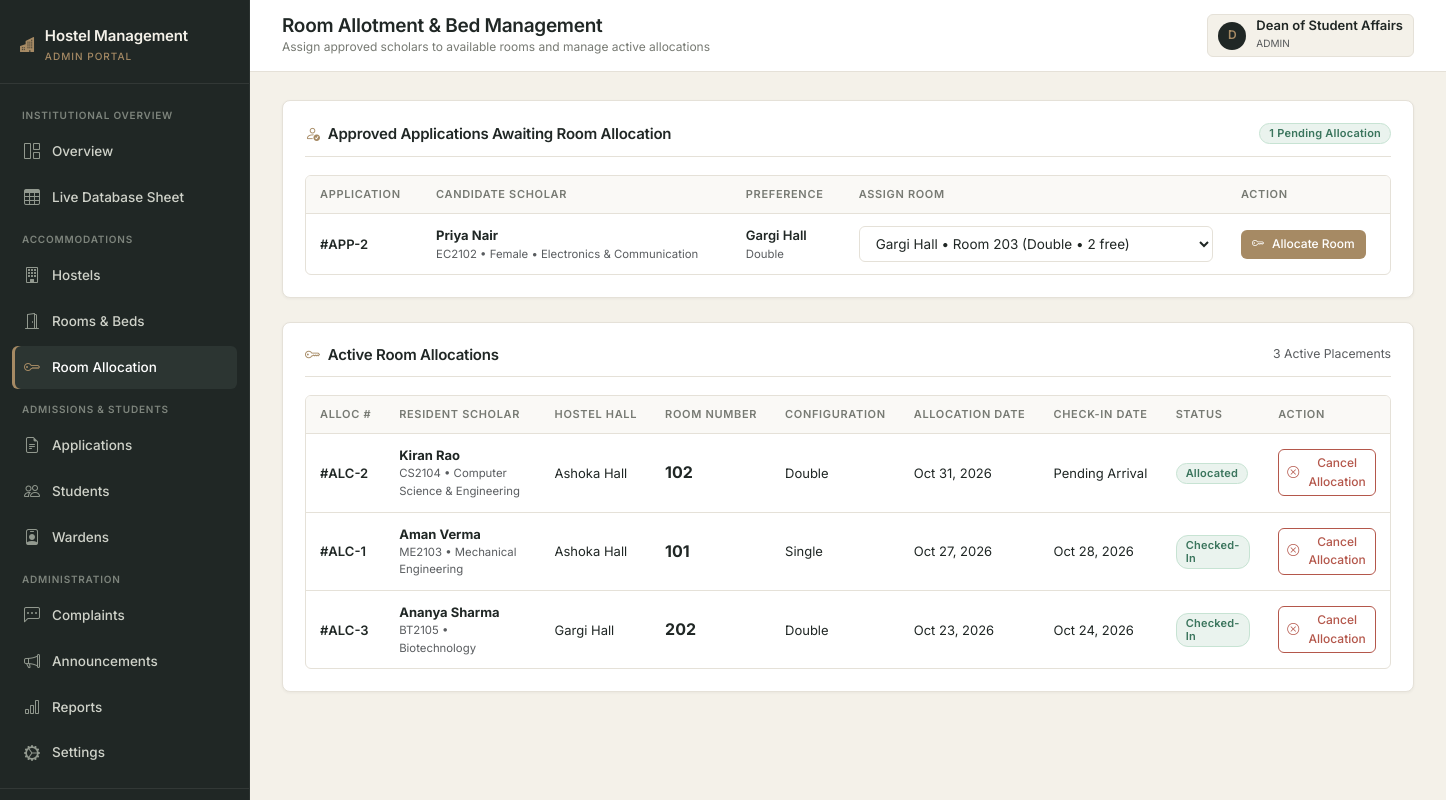
Page /admin/allocations (signed in) on the committed database.
### app/models.py (models this page shows, shortened)
class User(UserMixin, db.Model):
    __tablename__ = "users"
    id = db.Column(db.Integer, primary_key=True)
    name = db.Column(db.String(100), nullable=False)
    email = db.Column(db.String(120), unique=True, nullable=False, index=True)
    password_hash = db.Column(db.String(255), nullable=False)
    role = db.Column(db.Enum("student", "warden", "admin", name="user_roles"), nullable=False)
    created_at = db.Column(db.DateTime, default=datetime.utcnow, nullable=False)
    student = db.relationship("Student", backref="user", uselist=False, cascade="all, delete-orphan")
    warden = db.relationship("Warden", backref="user", uselist=False, cascade="all, delete-orphan")

class Application(db.Model):
    __tablename__ = "applications"
    id = db.Column(db.Integer, primary_key=True)
    student_id = db.Column(db.Integer, db.ForeignKey("students.id", ondelete="CASCADE"), nullable=False)
    preferred_hostel_id = db.Column(db.Integer, db.ForeignKey("hostels.id"), nullable=False)
    preferred_room_type = db.Column(db.Enum("Single", "Double", "Triple", "Dormitory", name="pref_room_types"), nullable=False)
    application_date = db.Column(db.DateTime, default=datetime.utcnow, nullable=False)
    status = db.Column(db.Enum("Pending", "Approved", "Rejected", "Allocated", "Cancelled", name="app_status"), default="Pending", nullable=False)
    admin_remarks = db.Column(db.String(255))
    preferred_hostel = db.relationship("Hostel")
    allocations = db.relationship("Allocation", backref="application", lazy="dynamic")

class Student(db.Model):
    __tablename__ = "students"
    id = db.Column(db.Integer, primary_key=True)
    user_id = db.Column(db.Integer, db.ForeignKey("users.id", ondelete="CASCADE"), unique=True, nullable=False)
    registration_number = db.Column(db.String(30), unique=True, nullable=False, index=True)
    phone = db.Column(db.String(15), nullable=False)
    department = db.Column(db.String(100), nullable=False)
    academic_year = db.Column(db.SmallInteger, nullable=False)
    gender = db.Column(db.Enum("Male", "Female", "Other", name="genders"), nullable=False)
    address = db.Column(db.String(255))
    applications = db.relationship("Application", backref="student", cascade="all, delete-orphan", lazy="dynamic")
    allocations = db.relationship("Allocation", backref="student", cascade="all, delete-orphan", lazy="dynamic")
    complaints = db.relationship("Complaint", backref="student", cascade="all, delete-orphan", lazy="dynamic")

class Hostel(db.Model):
    __tablename__ = "hostels"
    id = db.Column(db.Integer, primary_key=True)
    hostel_name = db.Column(db.String(100), unique=True, nullable=False)
    hostel_type = db.Column(db.Enum("Boys", "Girls", "Co-ed", name="hostel_types"), nullable=False)
    address = db.Column(db.String(255), nullable=False)
    total_rooms = db.Column(db.Integer, default=0, nullable=False)
    description = db.Column(db.Text)
    rooms = db.relationship("Room", backref="hostel", cascade="all, delete-orphan", lazy="dynamic")
    wardens = db.relationship("Warden", backref="hostel", lazy="dynamic")
    complaints = db.relationship("Complaint", backref="hostel", lazy="dynamic")
    announcements = db.relationship("Announcement", backref="hostel", lazy="dynamic")

class Allocation(db.Model):
    __tablename__ = "allocations"
    id = db.Column(db.Integer, primary_key=True)
    student_id = db.Column(db.Integer, db.ForeignKey("students.id", ondelete="CASCADE"), nullable=False)
    room_id = db.Column(db.Integer, db.ForeignKey("rooms.id"), nullable=False)
    application_id = db.Column(db.Integer, db.ForeignKey("applications.id", ondelete="SET NULL"), nullable=True)
    allocation_date = db.Column(db.DateTime, default=datetime.utcnow, nullable=False)
    check_in_date = db.Column(db.DateTime, nullable=True)
    check_out_date = db.Column(db.DateTime, nullable=True)
    status = db.Column(db.Enum("Allocated", "Checked-In", "Checked-Out", "Cancelled", name="alloc_status"), default="Allocated", nullable=False)

class Room(db.Model):
    __tablename__ = "rooms"
    id = db.Column(db.Integer, primary_key=True)
    hostel_id = db.Column(db.Integer, db.ForeignKey("hostels.id", ondelete="CASCADE"), nullable=False)
    room_number = db.Column(db.String(10), nullable=False)
    room_type = db.Column(db.Enum("Single", "Double", "Triple", "Dormitory", name="room_types"), nullable=False)
    capacity = db.Column(db.SmallInteger, nullable=False)
    occupied_count = db.Column(db.SmallInteger, default=0, nullable=False)
    status = db.Column(db.Enum("Available", "Full", "Maintenance", name="room_status"), default="Available", nullable=False)
    __table_args__ = (
        db.UniqueConstraint("hostel_id", "room_number", name="uq_hostel_room_no"),
    )
    allocations = db.relationship("Allocation", backref="room", lazy="dynamic")
    @property
    def free_beds(self):
        return max(0, self.capacity - self.occupied_count)

### app/admin/routes.py (the view)
@bp.route("/allocations", methods=["GET", "POST"])
@login_required
@role_required("admin")
def allocations():
    approved_apps = Application.query.filter_by(status="Approved").order_by(Application.application_date.asc()).all()
    active_allocations = Allocation.query.filter(Allocation.status.in_(["Allocated", "Checked-In"]))\
        .order_by(Allocation.allocation_date.desc()).all()
    available_rooms = Room.query.filter(
        Room.status != "Maintenance",
        Room.occupied_count < Room.capacity
    ).order_by(Room.hostel_id.asc(), Room.room_number.asc()).all()
    return render_template("admin/allocations.html",
                           approved_apps=approved_apps,
                           active_allocations=active_allocations,
                           available_rooms=available_rooms)

### app/__init__.py (called while the page is built)
@login_manager.user_loader
def load_user(user_id):
    from .models import User
    return db.session.get(User, int(user_id))

### app/templates/admin/allocations.html (shortened to what this page needs)
{% extends "shared/base.html" %}
{% block page_title %}Room Allotment & Bed Management{% endblock %}
{% block page_subtitle %}Assign approved scholars to available rooms and manage active allocations{% endblock %}
{% block content %}
<div class="content-panel mb-4">
  <div class="panel-header">
    <h2 class="panel-title"><i class="bi bi-person-check text-warning" style="color: var(--accent-bronze) !important;"></i> Approved Applications Awaiting Room Allocation</h2>
    <span class="custom-badge badge-approved">{{ approved_apps|length }} Pending Allocation</span>
  </div>
  {% if approved_apps %}
    <div class="table-responsive-wrapper">
      <table class="custom-table">
        <thead>
          <tr>
            <th>Application</th>
            <th>Candidate Scholar</th>
            <th>Preference</th>
            <th>Assign Room</th>
            <th>Action</th>
          </tr>
        </thead>
        <tbody>
          {% for a in approved_apps %}
            <tr>
              <td class="fw-semibold">#APP-{{ a.id }}</td>
              <td>
                <span class="fw-bold">{{ a.student.user.name }}</span>
                <small class="text-muted d-block">{{ a.student.registration_number }} &bull; {{ a.student.gender }} &bull; {{ a.student.department }}</small>
              </td>
              <td>
                <span class="fw-semibold">{{ a.preferred_hostel.hostel_name }}</span>
                <small class="text-muted d-block">{{ a.preferred_room_type }}</small>
              </td>
              <td>
                <form method="POST" action="{{ url_for('admin.allocate_room') }}" id="allocForm{{ a.id }}" class="d-flex align-items-center gap-2">
                  <select name="room_id" class="form-select-custom form-select-sm" style="min-width: 240px;" required>
                    {% for r in available_rooms %}
                      <option value="{{ r.id }}" {{ 'selected' if r.hostel_id == a.preferred_hostel_id and r.room_type == a.preferred_room_type else '' }}>
                        {{ r.hostel.hostel_name }} &bull; Room {{ r.room_number }} ({{ r.room_type }} &bull; {{ r.free_beds }} free)
                      </option>
                    {% endfor %}
                  </select>
                </form>
              </td>
              <td>
                <button type="submit" form="allocForm{{ a.id }}" class="btn-custom btn-bronze btn-sm-custom">
                  <i class="bi bi-key"></i> Allocate Room
                </button>
              </td>
            </tr>
          {% endfor %}
        </tbody>
      </table>
    </div>
  {% else %}
    <div class="text-center py-4 text-muted small">
      <i class="bi bi-check2-circle fs-3 text-success d-block mb-1"></i>
      No approved applications waiting for room allocation. All eligible students have been placed.
    </div>
  {% endif %}
</div>
<div class="content-panel">
  <div class="panel-header">
    <h2 class="panel-title"><i class="bi bi-key text-warning" style="color: var(--accent-bronze) !important;"></i> Active Room Allocations</h2>
    <span class="text-muted small">{{ active_allocations|length }} Active Placements</span>
  </div>
  {% if active_allocations %}
    <div class="table-responsive-wrapper">
      <table class="custom-table">
        <thead>
          <tr>
            <th>Alloc #</th>
            <th>Resident Scholar</th>
            <th>Hostel Hall</th>
            <th>Room Number</th>
            <th>Configuration</th>
            <th>Allocation Date</th>
            <th>Check-in Date</th>
            <th>Status</th>
            <th>Action</th>
          </tr>
        </thead>
        <tbody>
          {% for alloc in active_allocations %}
            <tr>
              <td class="fw-semibold">#ALC-{{ alloc.id }}</td>
              <td>
                <span class="fw-bold">{{ alloc.student.user.name }}</span>
                <small class="text-muted d-block">{{ alloc.student.registration_number }} &bull; {{ alloc.student.department }}</small>
              </td>
              <td>{{ alloc.room.hostel.hostel_name }}</td>
              <td class="fw-bold fs-6">{{ alloc.room.room_number }}</td>
              <td>{{ alloc.room.room_type }}</td>
              <td>{{ alloc.allocation_date.strftime('%b %d, %Y') }}</td>
              <td>{{ alloc.check_in_date.strftime('%b %d, %Y') if alloc.check_in_date else 'Pending Arrival' }}</td>
              <td>{{ alloc.status|status_badge|safe }}</td>
              <td>
                <form method="POST" action="{{ url_for('admin.cancel_allocation', alloc_id=alloc.id) }}"
                      onsubmit="return confirm('Cancel allocation for {{ alloc.student.user.name }}? The bed in Room {{ alloc.room.room_number }} will be released immediately.');" class="d-inline">
                  <button type="submit" class="btn-custom btn-danger-outline btn-sm-custom py-1 px-2" title="Release Bed and Cancel Allocation">
                    <i class="bi bi-x-circle"></i> Cancel Allocation
                  </button>
                </form>
              </td>
            </tr>
          {% endfor %}
        </tbody>
      </table>
    </div>
  {% else %}
    <div class="text-center py-5 text-muted small">No active allocations on record.</div>
  {% endif %}
</div>
{% endblock %}

### app/templates/shared/base.html (shortened to what this page needs)
<!DOCTYPE html>
<html lang="en">
<head>
  <link rel="stylesheet" href="https://cdn.jsdelivr.net/npm/bootstrap@5.3.3/dist/css/bootstrap.min.css">
  <link rel="stylesheet" href="https://cdn.jsdelivr.net/npm/bootstrap-icons@1.11.3/font/bootstrap-icons.min.css">
  <link rel="stylesheet" href="{{ url_for('static', filename='css/main.css') }}">
</head>
<body>
{% if current_user.is_authenticated %}
  <div class="app-wrapper">
    <aside class="app-sidebar">
      <div class="sidebar-header">
        <div class="sidebar-brand">
          <i class="bi bi-buildings-fill text-warning" style="color: var(--accent-bronze) !important;"></i>
          <div>
            <div>Hostel Management</div>
            <small>{{ current_user.role }} portal</small>
          </div>
        </div>
      </div>
      <nav class="sidebar-nav">
        {% if current_user.role == 'admin' %}
          <div class="nav-section-title">Institutional Overview</div>
          <a href="{{ url_for('admin.overview') }}" class="{{ 'active' if request.endpoint == 'admin.overview' else '' }}">
            <i class="bi bi-grid-1x2"></i> Overview
          </a>
          <a href="{{ url_for('admin.sheets') }}" class="{{ 'active' if request.endpoint == 'admin.sheets' else '' }}">
            <i class="bi bi-table"></i> Live Database Sheet
          </a>
          <div class="nav-section-title">Accommodations</div>
          <a href="{{ url_for('admin.hostels') }}" class="{{ 'active' if request.endpoint == 'admin.hostels' else '' }}">
            <i class="bi bi-building"></i> Hostels
          </a>
          <a href="{{ url_for('admin.rooms') }}" class="{{ 'active' if request.endpoint == 'admin.rooms' else '' }}">
            <i class="bi bi-door-open"></i> Rooms & Beds
          </a>
          <a href="{{ url_for('admin.allocations') }}" class="{{ 'active' if request.endpoint == 'admin.allocations' else '' }}">
            <i class="bi bi-key"></i> Room Allocation
          </a>
          <div class="nav-section-title">Admissions & Students</div>
          <a href="{{ url_for('admin.applications') }}" class="{{ 'active' if request.endpoint == 'admin.applications' else '' }}">
            <i class="bi bi-file-earmark-text"></i> Applications
          </a>
          <a href="{{ url_for('admin.students') }}" class="{{ 'active' if request.endpoint == 'admin.students' else '' }}">
            <i class="bi bi-people"></i> Students
          </a>
          <a href="{{ url_for('admin.wardens') }}" class="{{ 'active' if request.endpoint == 'admin.wardens' else '' }}">
            <i class="bi bi-person-badge"></i> Wardens
          </a>
          <div class="nav-section-title">Administration</div>
          <a href="{{ url_for('admin.complaints') }}" class="{{ 'active' if request.endpoint == 'admin.complaints' else '' }}">
            <i class="bi bi-chat-left-dots"></i> Complaints
          </a>
          <a href="{{ url_for('admin.announcements') }}" class="{{ 'active' if request.endpoint == 'admin.announcements' else '' }}">
            <i class="bi bi-megaphone"></i> Announcements
          </a>
          <a href="{{ url_for('admin.reports') }}" class="{{ 'active' if request.endpoint == 'admin.reports' else '' }}">
            <i class="bi bi-bar-chart"></i> Reports
          </a>
          <a href="{{ url_for('admin.settings') }}" class="{{ 'active' if request.endpoint == 'admin.settings' else '' }}">
            <i class="bi bi-gear-wide-connected"></i> Settings
          </a>
        {% endif %}
      </nav>
      <div class="sidebar-footer">
      </div>
    </aside>
    <div class="app-main">
      <header class="app-topbar">
        <div class="d-flex align-items-center gap-3">
          <div class="topbar-title">
            <h1>{% block page_title %}Dashboard{% endblock %}</h1>
            <div class="breadcrumb-sub">{% block page_subtitle %}{{ college_name }}{% endblock %}</div>
          </div>
        </div>
        <div class="topbar-actions">
          <div class="user-profile-badge">
            <div class="user-avatar">{{ current_user.name[:1] }}</div>
            <div>
              <div class="fw-semibold lh-1">{{ current_user.name }}</div>
              <small class="text-muted text-uppercase" style="font-size: 10px;">{{ current_user.role }}</small>
            </div>
          </div>
        </div>
      </header>
      <div class="app-content">
        {% block content %}{% endblock %}
      </div>
    </div>
  </div>
{% endif %}
</body>
</html>

### rows in the picture
User: role "ADMIN", name "D", name "Dean of Student Affairs"
Application: id "2", student.user.name "Priya Nair", student.registration_number "EC2102", student.gender "Female", student.department "Electronics & Communication", preferred_hostel.hostel_name "Gargi Hall", preferred_room_type "Double"
Allocation: id "2", student.user.name "Kiran Rao", student.registration_number "CS2104", student.department "Computer Science & Engineering", room.hostel.hostel_name "Ashoka Hall", room.room_number "102", room.room_type "Double", allocation_date "Oct 31, 2026", check_in_date "Pending Arrival", status|status_badge "Allocated"
Allocation: id "1", student.user.name "Aman Verma", student.registration_number "ME2103", student.department "Mechanical Engineering", room.hostel.hostel_name "Ashoka Hall", room.room_number "101", room.room_type "Single", allocation_date "Oct 27, 2026", check_in_date "Oct 28, 2026", status|status_badge "Checked-In"
Allocation: id "3", student.user.name "Ananya Sharma", student.registration_number "BT2105", student.department "Biotechnology", room.hostel.hostel_name "Gargi Hall", room.room_number "202", room.room_type "Double", allocation_date "Oct 23, 2026", check_in_date "Oct 24, 2026", status|status_badge "Checked-In"

### other values in the picture
{{ approved_apps|length }} "1"
{{ active_allocations|length }} "3"
form field room_id "Gargi Hall • Room 203 (Double • 2 free)"
